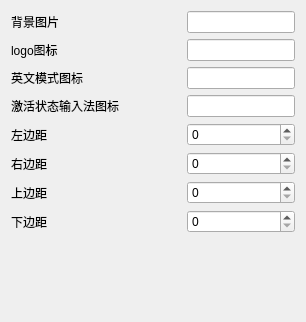
     <widget class="QWidget" name="skinMianWindowSetting">
      <attribute name="title">
       <string>皮肤主窗口设置</string>
      </attribute>
      <layout class="QGridLayout" name="gridLayout_8">
       <item row="0" column="0">
        <layout class="QVBoxLayout" name="verticalLayout_4">
         <item>
          <layout class="QHBoxLayout" name="horizontalLayout_42">
           <item>
            <widget class="QLabel" name="label_mBackImg">
             <property name="minimumSize">
              <size>
               <width>170</width>
               <height>20</height>
              </size>
             </property>
             <property name="maximumSize">
              <size>
               <width>170</width>
               <height>16777215</height>
              </size>
             </property>
             <property name="text">
              <string>背景图片</string>
             </property>
            </widget>
           </item>
           <item>
            <widget class="QLineEdit" name="lineEdit_mBackImg"/>
           </item>
          </layout>
         </item>
         <item>
          <layout class="QHBoxLayout" name="horizontalLayout_43">
           <item>
            <widget class="QLabel" name="label_mLogoIcon">
             <property name="minimumSize">
              <size>
               <width>170</width>
               <height>0</height>
              </size>
             </property>
             <property name="text">
              <string>logo图标</string>
             </property>
            </widget>
           </item>
           <item>
            <widget class="QLineEdit" name="lineEdit_mLogoIcon"/>
           </item>
          </layout>
         </item>
         <item>
          <layout class="QHBoxLayout" name="horizontalLayout_44">
           <item>
            <widget class="QLabel" name="label_mEngPicture">
             <property name="minimumSize">
              <size>
               <width>170</width>
               <height>0</height>
              </size>
             </property>
             <property name="maximumSize">
              <size>
               <width>170</width>
               <height>16777215</height>
              </size>
             </property>
             <property name="text">
              <string>英文模式图标</string>
             </property>
            </widget>
           </item>
           <item>
            <widget class="QLineEdit" name="lineEdit_mEngPicture"/>
           </item>
          </layout>
         </item>
         <item>
          <layout class="QHBoxLayout" name="horizontalLayout_45">
           <item>
            <widget class="QLabel" name="label_mActiveIcon">
             <property name="minimumSize">
              <size>
               <width>170</width>
               <height>0</height>
              </size>
             </property>
             <property name="maximumSize">
              <size>
               <width>170</width>
               <height>16777215</height>
              </size>
             </property>
             <property name="text">
              <string>激活状态输入法图标</string>
             </property>
            </widget>
           </item>
           <item>
            <widget class="QLineEdit" name="lineEdit_mActiveIcon"/>
           </item>
          </layout>
         </item>
         <item>
          <layout class="QHBoxLayout" name="horizontalLayout_46">
           <item>
            <widget class="QLabel" name="label_mLeftMargin">
             <property name="minimumSize">
              <size>
               <width>170</width>
               <height>0</height>
              </size>
             </property>
             <property name="maximumSize">
              <size>
               <width>170</width>
               <height>16777215</height>
              </size>
             </property>
             <property name="text">
              <string>左边距</string>
             </property>
            </widget>
           </item>
           <item>
            <widget class="QSpinBox" name="spinBox_mLeftMargin"/>
           </item>
          </layout>
         </item>
         <item>
          <layout class="QHBoxLayout" name="horizontalLayout_47">
           <item>
            <widget class="QLabel" name="label_mRightMargin">
             <property name="minimumSize">
              <size>
               <width>170</width>
               <height>0</height>
              </size>
             </property>
             <property name="maximumSize">
              <size>
               <width>170</width>
               <height>16777215</height>
              </size>
             </property>
             <property name="text">
              <string>右边距</string>
             </property>
            </widget>
           </item>
           <item>
            <widget class="QSpinBox" name="spinBox_mRightMargin"/>
           </item>
          </layout>
         </item>
         <item>
          <layout class="QHBoxLayout" name="horizontalLayout_48">
           <item>
            <widget class="QLabel" name="label_mTopMargin">
             <property name="minimumSize">
              <size>
               <width>170</width>
               <height>0</height>
              </size>
             </property>
             <property name="maximumSize">
              <size>
               <width>170</width>
               <height>16777215</height>
              </size>
             </property>
             <property name="text">
              <string>上边距</string>
             </property>
            </widget>
           </item>
           <item>
            <widget class="QSpinBox" name="spinBo_mTopMargin"/>
           </item>
          </layout>
         </item>
         <item>
          <layout class="QHBoxLayout" name="horizontalLayout_49">
           <item>
            <widget class="QLabel" name="label_mBottomMargin">
             <property name="minimumSize">
              <size>
               <width>170</width>
               <height>0</height>
              </size>
             </property>
             <property name="maximumSize">
              <size>
               <width>170</width>
               <height>16777215</height>
              </size>
             </property>
             <property name="text">
              <string>下边距</string>
             </property>
            </widget>
           </item>
           <item>
            <widget class="QSpinBox" name="spinBox_mBottomMargin"/>
           </item>
          </layout>
         </item>
        </layout>
       </item>
       <item row="1" column="0">
        <spacer name="verticalSpacer_4">
         <property name="orientation">
          <enum>Qt::Vertical</enum>
         </property>
         <property name="sizeHint" stdset="0">
          <size>
           <width>20</width>
           <height>78</height>
          </size>
         </property>
        </spacer>
       </item>
      </layout>
     </widget>
